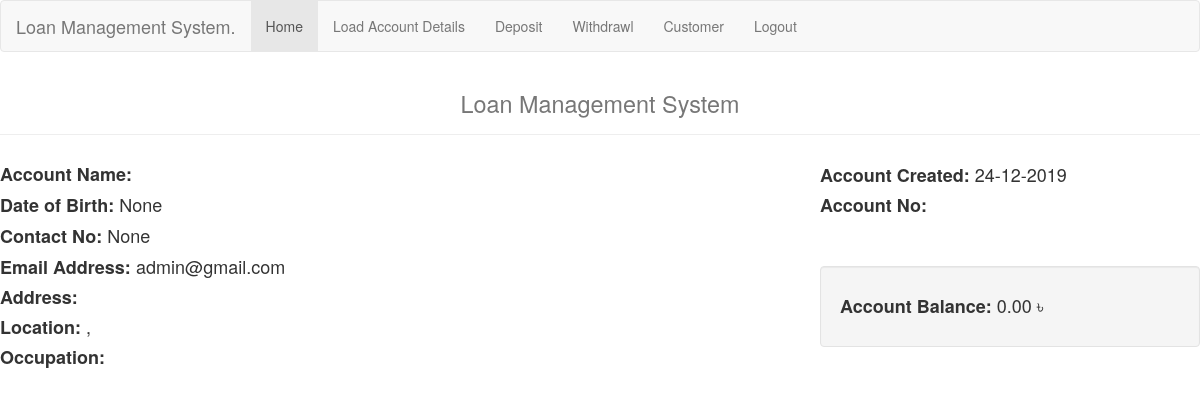
The page /account_details/ (signed in) on the database its author committed.
### accounts/models.py (models this page shows, shortened)
class UserProfile(AbstractUser):
    username = models.CharField('username', max_length=150, unique=True, default="")
    full_name= models.CharField(max_length=50, default="",blank= False)
    password= models.CharField(max_length=50,blank=False, default="")
    birth_date = models.DateField(null=True, blank=True)
    email = models.EmailField(unique=True, blank=False)
    contact_no = models.IntegerField(unique=True ,null=True)
    Address = models.CharField(max_length=512)
    city = models.CharField(max_length=256)
    country = models.CharField(max_length=256)
    nationality = models.CharField(max_length=256)
    occupation = models.CharField(max_length=256)
    balance = models.DecimalField(
        default=0,
        max_digits=12,
        decimal_places=2
    )
    USERNAME_FIELD = 'email'  # use email to log in
    REQUIRED_FIELDS = ['username']  # required when user is created
    class Meta:
        db_table = "users"

### accounts/views.py (the view)
# urls.py: path('account_details/', account_details, name="account_details"),
@login_required(login_url="/login/")
def account_details(request):
        return render(request, "accounts/account_details.html")

### accounts/templates/accounts/account_details.html
   {% extends 'base.html' %}
    {% block content %}
    <div class="page-header">
      <h1 class="text-center"><small>Loan Management System</small></h1>
    </div>
<div class="row">
  <div class="col-xs-12 col-md-8 text-left">
    <h4><b>Account Name: </b>{{ user.full_name }}</h4>
    <h4><b>Date of Birth: </b>{{ user.birth_date }}</h4>
    <h4><b>Contact No: </b>{{ user.contact_no }}</h4>
    <h4><b>Email Address: </b>{{ user.email }}</h4>
    <h4><b>Address: </b>{{ user.Address }}</h4>
    <h4><b>Location: </b>{{ user.city }}, {{ user.country }}</h4>
    <h4><b>Occupation: </b>{{ user.occupation }}</h4>
  </div>
  <div class="col-xs-6 col-md-4 text-left">
    <h4><b>Account Created: </b>{{ user.date_joined|date:'d-m-Y' }}</h4>
    <h4><b>Account No: </b>{{ user.account_no }}</h4><br><br>
    <div class="well">
    <h4 class="card"><b>Account Balance: </b>{{ user.balance }} ৳</h4>
    </div>
  </div>
</div>
    {% endblock %}

### rows shown on the page
UserProfile: birth_date "None", contact_no "None", email "admin@gmail.com", date_joined "24-12-2019", balance "0.00"
